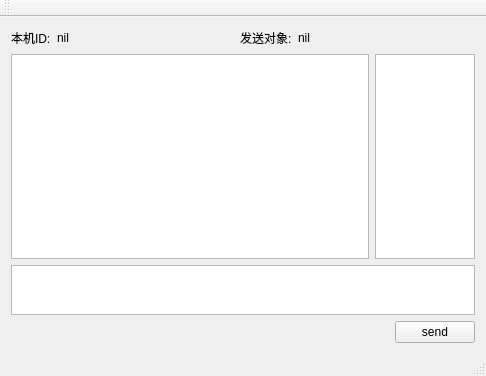
<?xml version="1.0" encoding="UTF-8"?>
<ui version="4.0">
 <class>MainWindow</class>
 <widget class="QMainWindow" name="MainWindow">
  <property name="geometry">
   <rect>
    <x>0</x>
    <y>0</y>
    <width>486</width>
    <height>376</height>
   </rect>
  </property>
  <property name="windowTitle">
   <string>MainWindow</string>
  </property>
  <widget class="QWidget" name="centralWidget">
   <layout class="QVBoxLayout" name="verticalLayout">
    <item>
     <layout class="QHBoxLayout" name="horizontalLayout_2">
      <item>
       <widget class="QLabel" name="label">
        <property name="text">
         <string>本机ID:</string>
        </property>
       </widget>
      </item>
      <item>
       <widget class="QLabel" name="uid_label">
        <property name="text">
         <string>nil</string>
        </property>
       </widget>
      </item>
      <item>
       <spacer name="horizontalSpacer_2">
        <property name="orientation">
         <enum>Qt::Horizontal</enum>
        </property>
        <property name="sizeHint" stdset="0">
         <size>
          <width>40</width>
          <height>20</height>
         </size>
        </property>
       </spacer>
      </item>
      <item>
       <widget class="QLabel" name="label_2">
        <property name="text">
         <string>发送对象:</string>
        </property>
       </widget>
      </item>
      <item>
       <widget class="QLabel" name="to_uid_label">
        <property name="text">
         <string>nil</string>
        </property>
       </widget>
      </item>
      <item>
       <spacer name="horizontalSpacer_3">
        <property name="orientation">
         <enum>Qt::Horizontal</enum>
        </property>
        <property name="sizeHint" stdset="0">
         <size>
          <width>40</width>
          <height>20</height>
         </size>
        </property>
       </spacer>
      </item>
     </layout>
    </item>
    <item>
     <layout class="QHBoxLayout" name="horizontalLayout_3">
      <item>
       <widget class="QTextBrowser" name="textBrowser"/>
      </item>
      <item>
       <widget class="QListView" name="userList_listView">
        <property name="maximumSize">
         <size>
          <width>100</width>
          <height>16777215</height>
         </size>
        </property>
       </widget>
      </item>
     </layout>
    </item>
    <item>
     <widget class="QTextEdit" name="textEdit">
      <property name="enabled">
       <bool>true</bool>
      </property>
      <property name="maximumSize">
       <size>
        <width>16777215</width>
        <height>50</height>
       </size>
      </property>
     </widget>
    </item>
    <item>
     <layout class="QHBoxLayout" name="horizontalLayout">
      <item>
       <spacer name="horizontalSpacer">
        <property name="orientation">
         <enum>Qt::Horizontal</enum>
        </property>
        <property name="sizeHint" stdset="0">
         <size>
          <width>40</width>
          <height>20</height>
         </size>
        </property>
       </spacer>
      </item>
      <item>
       <widget class="QPushButton" name="send_pushButton">
        <property name="text">
         <string>send</string>
        </property>
       </widget>
      </item>
     </layout>
    </item>
   </layout>
  </widget>
  <widget class="QMenuBar" name="menuBar">
   <property name="geometry">
    <rect>
     <x>0</x>
     <y>0</y>
     <width>486</width>
     <height>23</height>
    </rect>
   </property>
  </widget>
  <widget class="QToolBar" name="mainToolBar">
   <attribute name="toolBarArea">
    <enum>TopToolBarArea</enum>
   </attribute>
   <attribute name="toolBarBreak">
    <bool>false</bool>
   </attribute>
  </widget>
  <widget class="QStatusBar" name="statusBar"/>
 </widget>
 <layoutdefault spacing="6" margin="11"/>
 <resources/>
 <connections/>
</ui>
